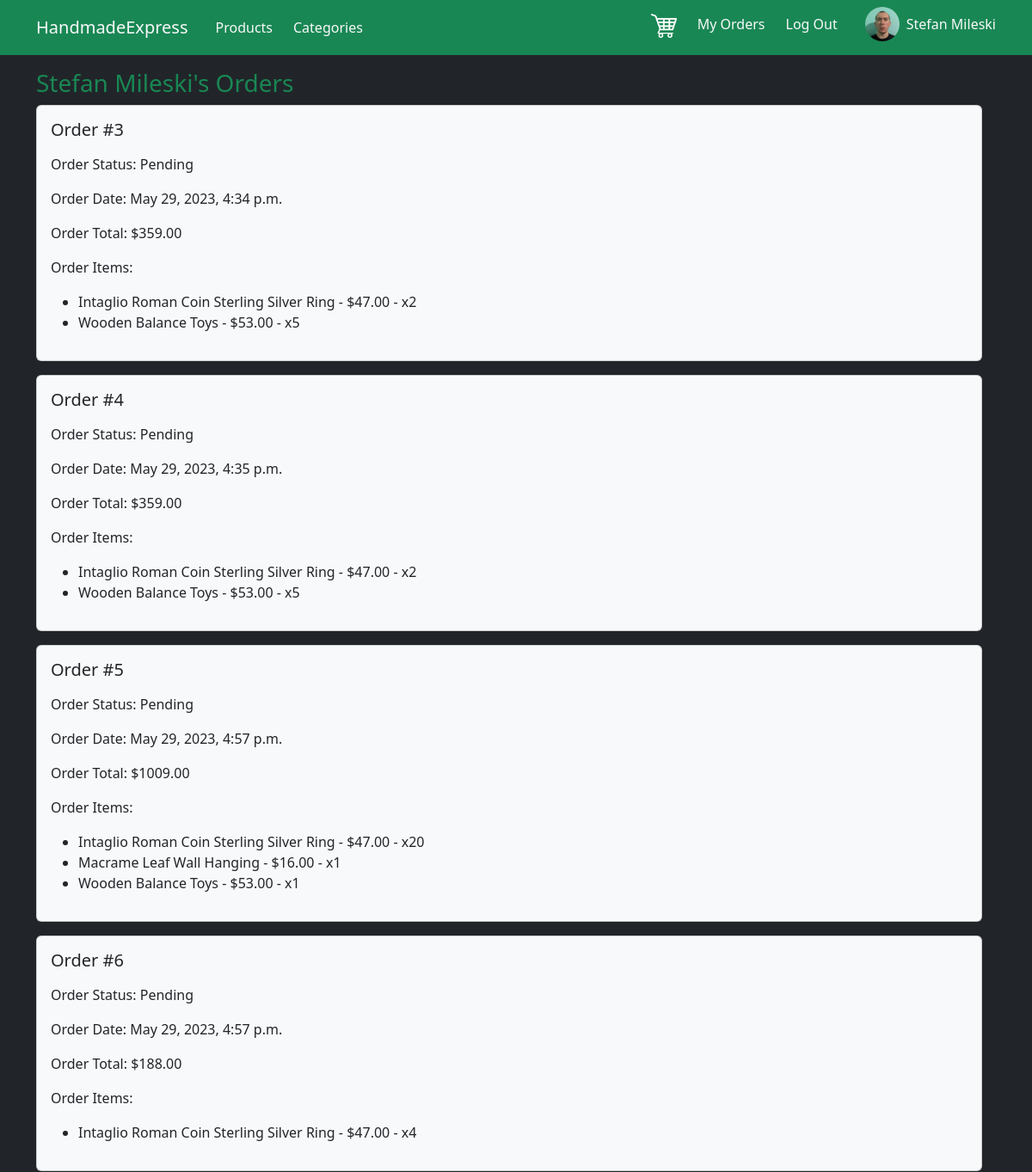
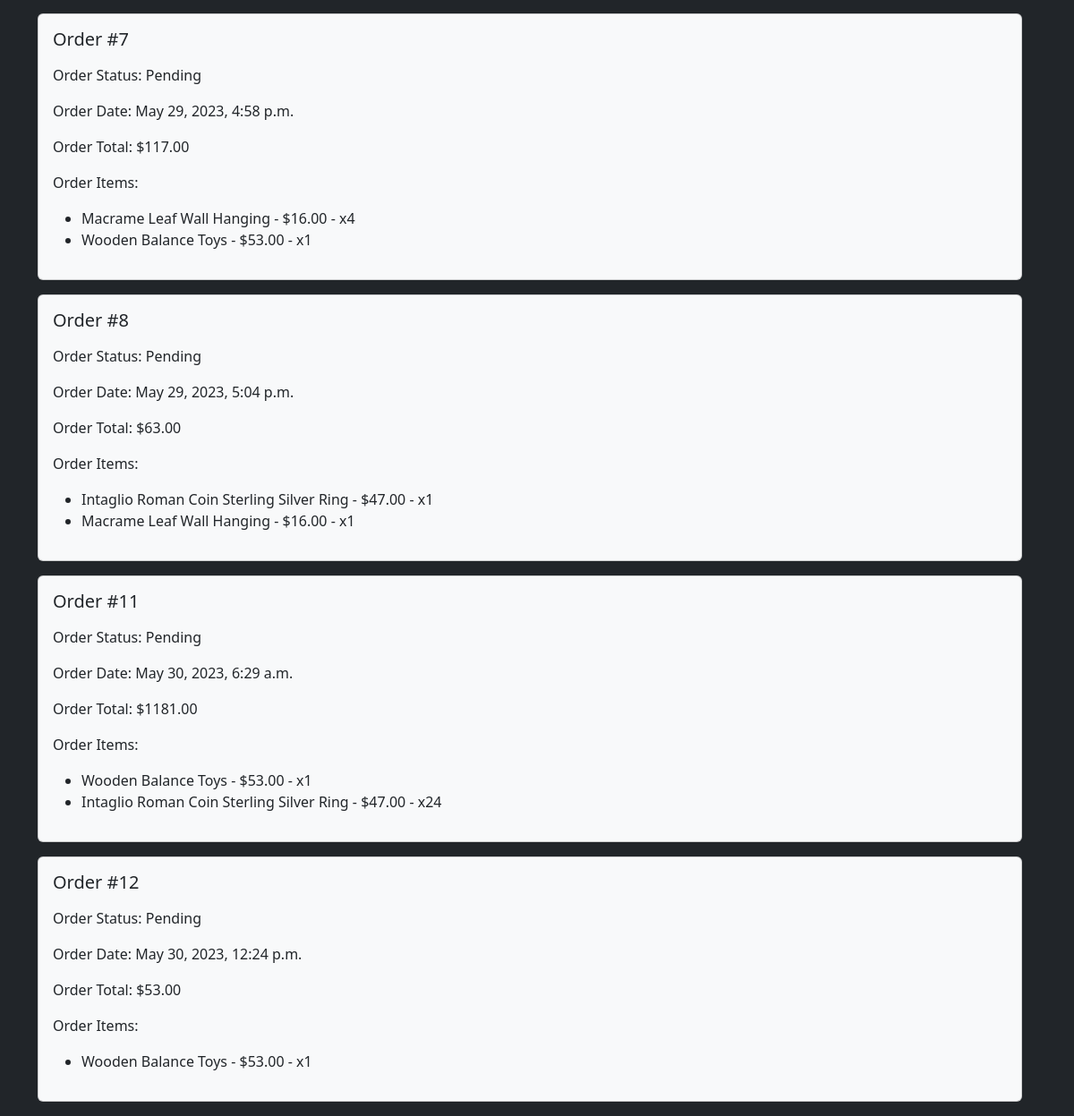
Page /orders/ (signed in) on the committed database (2 pictures, top to bottom).
### ShopApp/models.py (models this page shows, shortened)
class CustomUser(models.Model):
    user = models.OneToOneField(User, on_delete=models.CASCADE, primary_key=True, related_name='profile')
    address = models.CharField(max_length=200)
    phone = models.CharField(max_length=200)
    display_name = models.CharField(max_length=200)
    image = models.ImageField(upload_to='uploaded/', default='default.png')

class Order(models.Model):
    created_at = models.DateTimeField(auto_now_add=True)
    updated_at = models.DateTimeField(auto_now=True)
    status = models.CharField(max_length=100,
                              choices=[('Pending', 'Pending'),
                                       ('Processing', 'Processing'),
                                       ('Delivered', 'Delivered'),
                                       ('Cancelled', 'Cancelled')],
                              default='Pending')
    customer = models.ForeignKey(CustomUser, on_delete=models.CASCADE, related_name='orders')
    products = models.ManyToManyField(Product, through='ProductInOrder', related_name='orders')
    def calculate_total(self):
        total = 0
        for product_in_order in self.products_in_order.all():
            total += product_in_order.subtotal()
        return total

class ProductInOrder(models.Model):
    order = models.ForeignKey(Order, on_delete=models.CASCADE, related_name='products_in_order')
    product = models.ForeignKey(Product, on_delete=models.CASCADE)
    quantity = models.PositiveIntegerField(default=1)
    def subtotal(self):
        return self.product.price * self.quantity
    class Meta:  # New, 1
        verbose_name_plural = 'ProductInOrder'

class Product(models.Model):
    name = models.CharField(max_length=200)
    price = models.DecimalField(decimal_places=2, max_digits=10, validators=[MinValueValidator(0)])
    quantity = models.PositiveIntegerField(validators=[MinValueValidator(0)])
    description = models.TextField()
    image = models.ImageField(upload_to='uploaded/')
    category = models.ForeignKey(Category, on_delete=models.CASCADE)
    material = models.ForeignKey(Material, on_delete=models.CASCADE)
    color = models.ForeignKey(Color, on_delete=models.CASCADE)
    seller = models.ForeignKey(CustomUser, on_delete=models.CASCADE, related_name='products')
    created_at = models.DateTimeField(auto_now_add=True)
    sold = models.IntegerField(default=0)
    slug = models.SlugField(default="", blank=True, db_index=True)
    class Meta:
        unique_together = ['seller', 'slug']

### ShopApp/views.py (the view)
# urls.py: path('orders/', views.orders, name='orders'),
def orders(request):
    customer = request.user.profile
    s_after_apostrophe = not customer.display_name.endswith('s')
    return render(request, 'ShopApp/orders.html', {
        "orders": request.user.profile.orders.all(),
        "s_after_apostrophe": s_after_apostrophe,
    })

### ShopApp/templates/ShopApp/orders.html (shortened to what this page needs)
{% extends 'base.html' %}
{% block content %}
    <div class="text-light">
        <h3 class="text-success">{{ request.user.profile.display_name }}{% if s_after_apostrophe %}'s
        {% else %}'
        {% endif %} Orders</h3>
        {% for order in orders %}
            {% include 'ShopApp/includes/order.html' %}
        {% endfor %}
    </div>
{% endblock %}

### templates/base.html (shortened to what this page needs)
{% load static %}
<!DOCTYPE html>
<html lang="en">
<head>
    <link href="https://cdn.jsdelivr.net/npm/bootstrap@5.3.0-alpha3/dist/css/bootstrap.min.css" rel="stylesheet"
>
</head>
<body class="bg-dark">
<nav class="navbar navbar-expand-lg bg-success">
    <div class="container d-flex justify-content-between">
        <div class="d-flex">
            <a class="navbar-brand text-light" href="/">HandmadeExpress</a>
            <ul class="navbar-nav">
                <li class="nav-item ms-2">
                    <a class="nav-link text-light" aria-current="page" href="/products">Products</a>
                </li>
                <li class="nav-item ms-2">
                    <a class="nav-link text-light" aria-current="page" href="/categories">Categories</a>
                </li>
            </ul>
        </div>
        <div>
            <ul class="navbar-nav">
                {% if not request.user.is_superuser %}
                    <li class="nav-item me-2">
                        <a class="nav-link text-light" href="/cart">
                            <img src="{% static "images/cart_icon.png" %}" width="30px"
                                 alt="Shopping Cart">
                        </a>
                    </li>
                    <li class="nav-item me-2">
                        <a class="nav-link text-light" href="{% url 'orders' %}">My Orders</a>
                    </li>
                {% endif %}
                {% if request.user.username %}
                    <li class="nav-item">
                        <a class="nav-link text-light" href="{% url 'logout' %}">Log Out</a>
                    </li>
                    {% if not request.user.is_superuser %}
                        <a href="{% url "seller_profile" request.user.username %}" class="text-decoration-none">
                            <li class="nav-item d-flex ms-3">
                                <img src="{{ request.user.profile.image.url }}" height="40px" width="40px"
                                     alt="{{ request.user.profile.display_name }}"
                                     class="rounded-circle ms-2">
                                <p class="text-light ms-2 pt-2">
                                    {{ request.user.profile.display_name }}
                                </p>
                            </li>
                        </a>
                    {% endif %}
                {% else %}
                    <li class="nav-item">
                        <a class="nav-link text-light" href="{% url 'login' %}">Log In</a>
                    </li>
                {% endif %}
            </ul>
        </div>
    </div>
</nav>
<div class="container mt-3">
    {% block content %}
    {% endblock %}
</div>
</body>
</html>

### ShopApp/templates/ShopApp/includes/order.html
<div class="card bg-light me-3 mb-3">
    <div class="card-body">
        <h5 class="mb-3">Order #{{ order.id }}</h5>
        <p>Order Status: {{ order.status }}</p>
        <p>Order Date: {{ order.created_at }}</p>
        <p>Order Total: ${{ order.calculate_total }}</p>
        <p>Order Items:</p>
        <ul>
            {% for item in order.products_in_order.all %}
                <li>{{ item.product.name }} - ${{ item.product.price }} - x{{ item.quantity }}</li>
            {% endfor %}
        </ul>
    </div>
</div>

### rows in the picture
Order: id "3", status "Pending", created_at "May 29, 2023, 4:34 p.m.", calculate_total "359.00"
ProductInOrder: product.name "Intaglio Roman Coin Sterling Silver Ring", product.price "47.00", quantity "2"
ProductInOrder: product.name "Wooden Balance Toys", product.price "53.00", quantity "5"
Order: id "4", status "Pending", created_at "May 29, 2023, 4:35 p.m.", calculate_total "359.00"
ProductInOrder: product.name "Intaglio Roman Coin Sterling Silver Ring", product.price "47.00", quantity "2"
ProductInOrder: product.name "Wooden Balance Toys", product.price "53.00", quantity "5"
Order: id "5", status "Pending", created_at "May 29, 2023, 4:57 p.m.", calculate_total "1009.00"
ProductInOrder: product.name "Intaglio Roman Coin Sterling Silver Ring", product.price "47.00", quantity "20"
ProductInOrder: product.name "Macrame Leaf Wall Hanging", product.price "16.00", quantity "1"
ProductInOrder: product.name "Wooden Balance Toys", product.price "53.00", quantity "1"
Order: id "6", status "Pending", created_at "May 29, 2023, 4:57 p.m.", calculate_total "188.00"
ProductInOrder: product.name "Intaglio Roman Coin Sterling Silver Ring", product.price "47.00", quantity "4"
Order: id "7", status "Pending", created_at "May 29, 2023, 4:58 p.m.", calculate_total "117.00"
ProductInOrder: product.name "Macrame Leaf Wall Hanging", product.price "16.00", quantity "4"
ProductInOrder: product.name "Wooden Balance Toys", product.price "53.00", quantity "1"
Order: id "8", status "Pending", created_at "May 29, 2023, 5:04 p.m.", calculate_total "63.00"
ProductInOrder: product.name "Intaglio Roman Coin Sterling Silver Ring", product.price "47.00", quantity "1"
ProductInOrder: product.name "Macrame Leaf Wall Hanging", product.price "16.00", quantity "1"
Order: id "11", status "Pending", created_at "May 30, 2023, 6:29 a.m.", calculate_total "1181.00"
ProductInOrder: product.name "Wooden Balance Toys", product.price "53.00", quantity "1"
ProductInOrder: product.name "Intaglio Roman Coin Sterling Silver Ring", product.price "47.00", quantity "24"
Order: id "12", status "Pending", created_at "May 30, 2023, 12:24 p.m.", calculate_total "53.00"
ProductInOrder: product.name "Wooden Balance Toys", product.price "53.00", quantity "1"

### other values in the picture
{{ request.user.profile.display_name }} "Stefan Mileski"
